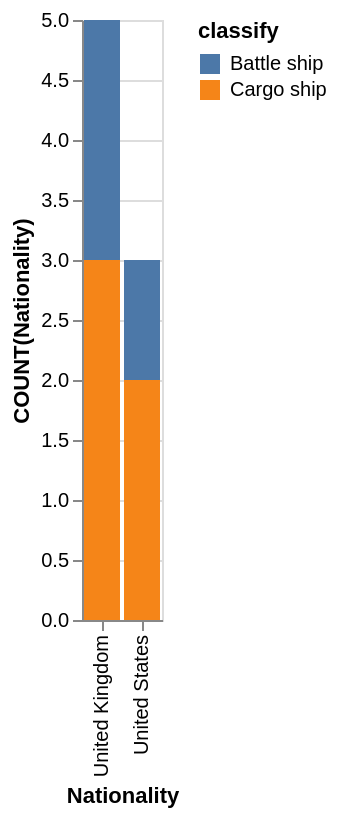

Vega-Lite specification for this chart:
### Vega-Lite specification from a JSON file in a GitHub repository (floating-point values rounded to 4 significant figures)
{"data": {"values": [{"x_data": "United Kingdom", "y_data": 2, "classify": "Battle ship"}, {"x_data": "United States", "y_data": 1, "classify": "Battle ship"}, {"x_data": "United Kingdom", "y_data": 3, "classify": "Cargo ship"}, {"x_data": "United States", "y_data": 2, "classify": "Cargo ship"}]}, "mark": "bar", "encoding": {"x": {"field": "x_data", "type": "nominal", "title": "Nationality", "sort": {"op": "sum", "field": "y_data", "order": "descending"}}, "y": {"field": "y_data", "type": "quantitative", "title": "COUNT(Nationality)"}, "color": {"field": "classify"}}}
